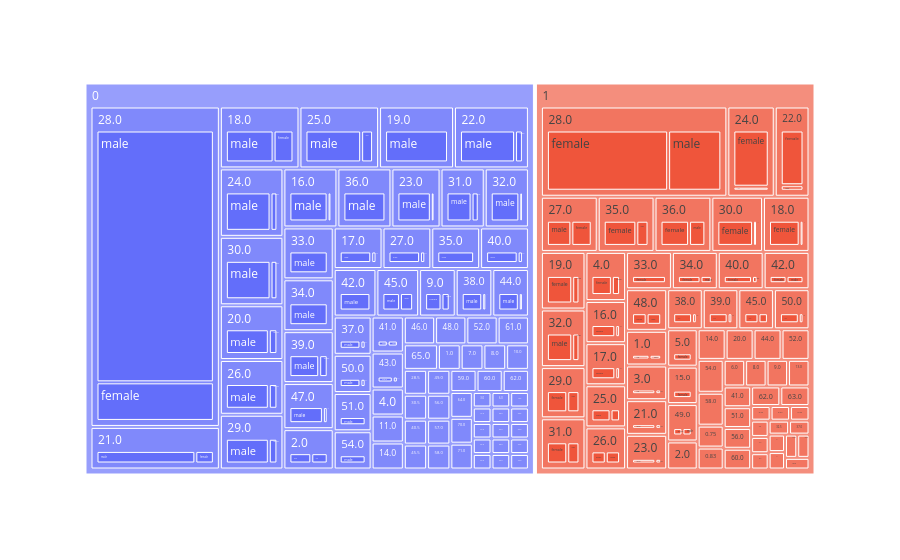

Notebook cell for this chart:
### Code cell
# tirando insights mesclando dois atributos com plots dinamicos

plot_dynamic = px.treemap(data_titanic, path=['survived','age', 'sex'])
plot_dynamic.show()

### Figure 1 — Plotly figure (JSON) as saved in the notebook; plotly's stock layout.template omitted (floating-point values rounded to 4 significant figures; data arrays with more than 128 entries replaced by an {"elided": "..."} marker saying what was removed)
{"data": [{"branchvalues": "total", "domain": {"x": [0, 1], "y": [0, 1]}, "hovertemplate": "labels=%{label}<br>count=%{value}<br>parent=%{parent}<br>id=%{id}<extra></extra>", "ids": {"elided": "360 str values"}, "labels": {"elided": "360 str values"}, "level": "065d0b", "name": "", "parents": {"elided": "360 str values"}, "type": "treemap", "values": {"elided": "360 int values"}}], "layout": {"autosize": true, "legend": {"tracegroupgap": 0}, "margin": {"t": 60}}}
